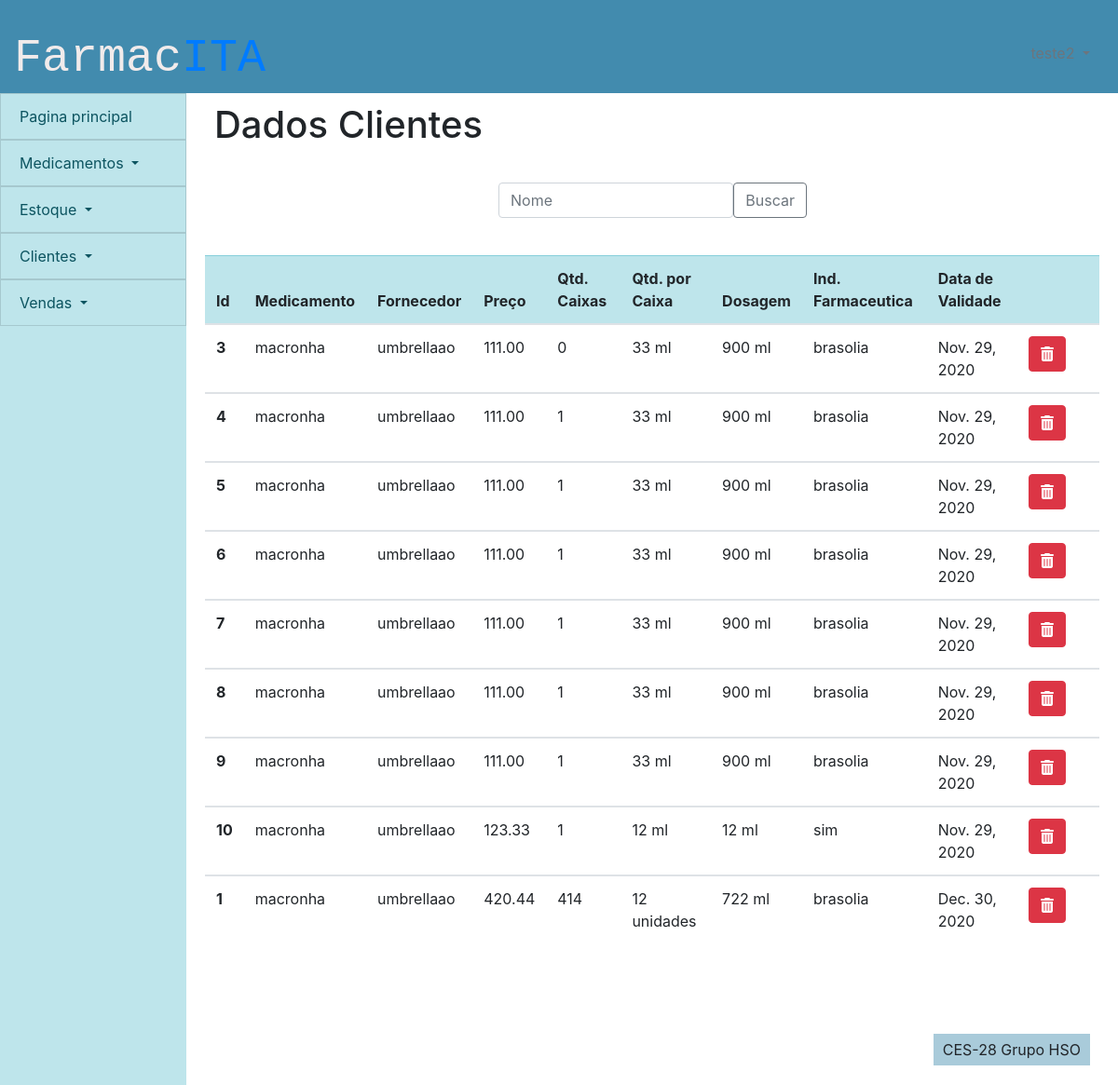
Page /controle_estoque/editar_lote (signed in) on the earlier database version.
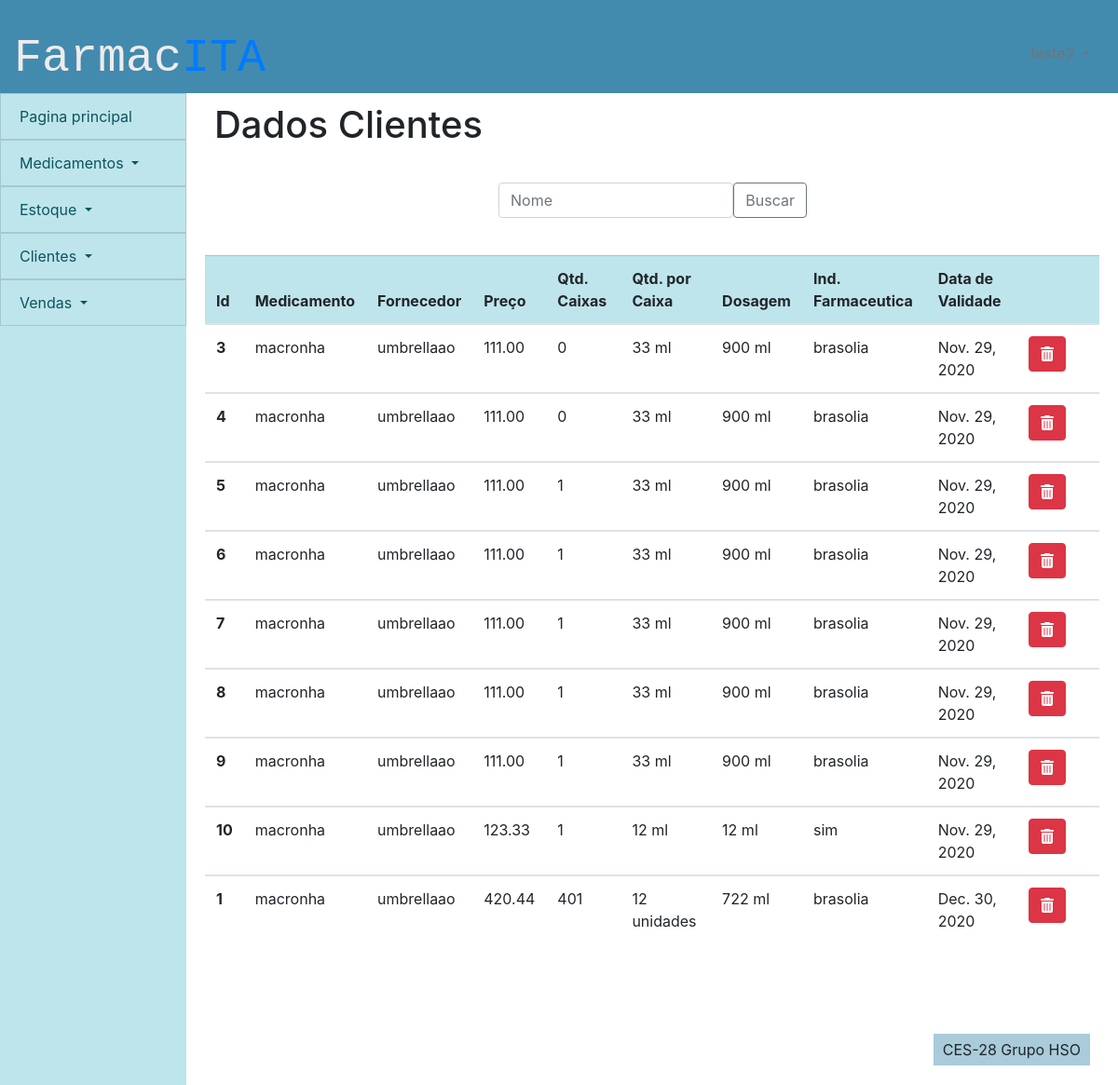
Same page on the later database version.
### controle_estoque/models.py (models this page shows)
class lote_medicamento(models.Model):
    id_lote_medicamento = models.AutoField(primary_key=True)
    id_medicamento = models.ForeignKey(medicamento,on_delete=models.PROTECT)
    id_fornecedor = models.ForeignKey(fornecedor,on_delete=models.PROTECT)
    preco = models.DecimalField(max_digits=40,decimal_places=2)
    quantidade_de_caixas = models.CharField(max_length=100)
    quantidade_por_caixa = models.CharField(max_length=100)
    dosagem = models.CharField(max_length=100)
    data_de_validade = models.DateField(auto_now=False,auto_now_add=False,null=False)
    industria_farmaceutica = models.CharField(max_length=100)
    excluido = models.BooleanField(default=False)
    class Meta:
        db_table = 'lote_medicamento'

### cadastro_medicamentos/models.py (models this page shows, shortened)
class medicamento(models.Model):
    id_medicamento = models.AutoField(primary_key=True)
    nome_medicamento = models.CharField(max_length=100)
    classificacao = models.CharField(max_length=100, default='Sem tarja')
    principio_ativo = models.CharField(max_length=100)
    excluido = models.BooleanField(default=False)

### pessoas/models.py (models this page shows)
class fornecedor(models.Model):
    id_fornecedor = models.AutoField(primary_key=True)
    nome_fornecedor = models.CharField(max_length=100)
    cnpj = models.CharField(max_length=18)
    telefone = models.CharField(max_length=15)
    ativo = models.BooleanField(default=True)

### controle_estoque/views.py (the view)
# urls.py: path('editar_lote',views.editar_lote, name = 'editar_lote')
def editar_lote(request):
    cargo = funcionario.objects.get(user=request.user).cargo
    if request.user.is_authenticated:
        lista = lote_medicamento.objects.all().order_by('data_de_validade')
        busca = request.GET.get('buscalote')
        if busca:
            lista = lote_medicamento.objects.filter(id_medicamento__in=medicamento.objects.filter(nome_medicamento__icontains = busca)).order_by('data_de_validade')
        delete = request.GET.get('delete')
        if delete:
            teste = lote_medicamento.objects.filter(id_lote_medicamento = delete)
            teste.update(excluido= True)
        return render(request,'estoque/pagina_edicao_lote.html',{'lista':lista,'cargo':cargo})
    else:
        return failed_login(request)

### frontend/estoque/pagina_edicao_lote.html (shortened to what this page needs)
{% extends 'template/padrao.html' %}
{% load static %}
{%block titulo-conteudo %}
Dados Clientes
{% endblock %}
{% block content %}
<div>
    <div class="row formulario">
        <div class="col-sm-12">
            <div>
                <form method="GET">
                    <div class="input-group-prepend">
                        <input type="text" class="form-control" placeholder="Nome" name="buscalote" id="buscalote">
                    <button class="btn btn-outline-secondary" type="submit" id="button-addon1">Buscar</button>
                    </div>
                    </form>
            </div>
        </div>
    </div>
    <div class="tabela">
        <table class="table table-hover">
            <thead class="table-info">
                <tr>
                    <th scope="col">Id</th>
                    <th scope="col">Medicamento</th>
                    <th scope="col">Fornecedor</th>
                    <th scope="col">Preço</th>
                    <th scope="col">Qtd. Caixas</th>
                    <th scope="col">Qtd. por Caixa</th>
                    <th scope="col">Dosagem</th>
                    <th scope="col">Ind. Farmaceutica</th>
                    <th scope="col">Data de Validade</th>
                    <th></th>
                    <th></th>
                </tr>
            </thead>
            {% for i in lista %}
            {% if not i.excluido %}
            <tbody>
                <tr class={{i.id_lote_medicamento}}>
                    <th scope="row">{{i.id_lote_medicamento}}</th>
                    <td class = "nome_medicamento">{{i.id_medicamento.nome_medicamento}}</td>
                    <td class = "nome_fornecedor">{{i.id_fornecedor.nome_fornecedor}}</td>
                    <td class = "preco">{{i.preco}}</td>
                    <td class = "qtd_caixas">{{i.quantidade_de_caixas}}</td>
                    <td class = "qtd_caixas">{{i.quantidade_por_caixa}}</td>
                    <td class = "qtd_caixas">{{i.dosagem}}</td>
                    <td class = "qtd_caixas">{{i.industria_farmaceutica}}</td>
                    <td class = "qtd_caixas">{{i.data_de_validade}}</td>
                    <td>
                        <form class= "centro">
                            <button  value = {{i.id_lote_medicamento}} name = 'delete' class="btn btn-danger botao" type = "submit"><i class="fas fa-trash-alt"></i></button>
                        </form>
                    </td>
                </tr>
            </tbody>
            {% endif %}
            {% endfor %}
        </table>
    </div>
</div>
{% endblock %}

Differences in the rows shown:
changed lote_medicamento id 4: quantidade_de_caixas "1" → "0"
changed lote_medicamento "12 unidades": quantidade_de_caixas "414" → "401"
